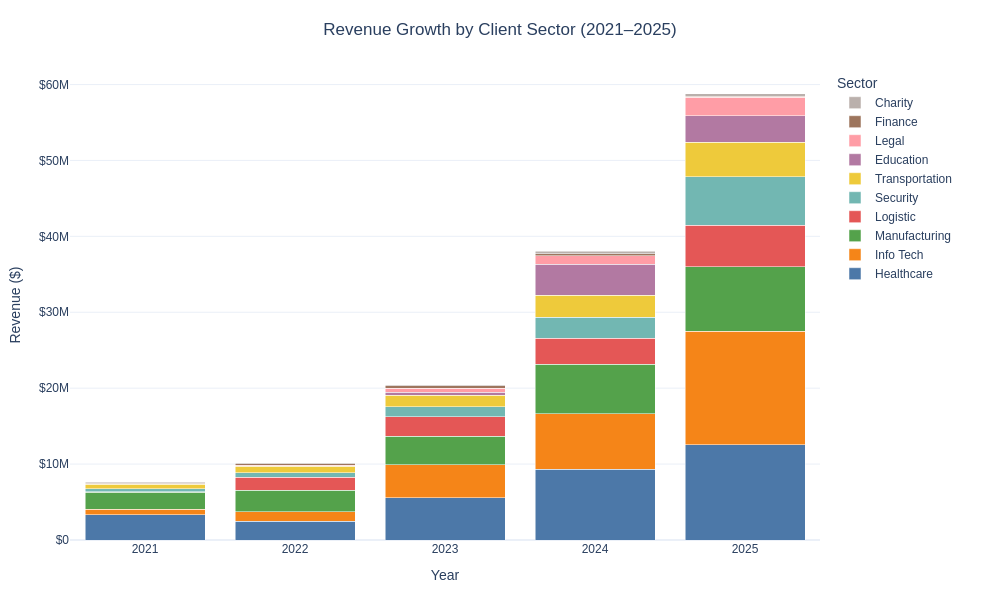

The notebook cell this image was saved under:
### Code cell
# ============================================================
# Cell: Graph 2 - Plotly Graph Objects Chart
# ============================================================

import plotly.graph_objects as go

# Colour palette
sector_colours = [
    "#4C78A8",
    "#F58518",
    "#54A24B",
    "#E45756",
    "#72B7B2",
    "#EECA3B",
    "#B279A2",
    "#FF9DA6",
    "#9D755D",
    "#BAB0AC"
]

fig = go.Figure()

for colour, sector in zip(sector_colours, sector_order_list):

    sector_data = sector_revenue[
        sector_revenue["SECTOR"] == sector
    ]

    fig.add_trace(
        go.Bar(
            x=sector_data["YEAR"],
            y=sector_data["REVENUE"],
            name=sector,
            marker_color=colour,
            hovertemplate=
            "<b>Year:</b> %{x}<br>" +
            "<b>Sector:</b> " + sector +
            "<br><b>Revenue:</b> $%{y:,.0f}<extra></extra>"
        )
    )

fig.update_layout(

    template="plotly_white",

    barmode="stack",

    width=1000,
    height=600,

    title=dict(
        text="Revenue Growth by Client Sector (2021–2025)",
        x=0.5
    ),

    font=dict(
        family="Arial",
        size=12
    ),

    xaxis=dict(
        title="Year",
        tickmode="linear"
    ),

    yaxis=dict(
        title="Revenue ($)",
        tickprefix="$",
        separatethousands=True
    ),

    hovermode="x unified",

    legend=dict(
        title="Sector",
        orientation="v",
        x=1.02,
        y=1
    ),

    margin=dict(
        l=70,
        r=180,
        t=70,
        b=60
    )
)

fig.show()

### Figure 1 — Plotly figure (JSON) as saved in the notebook; plotly's stock layout.template omitted (floating-point values rounded to 4 significant figures)
{"data": [{"hovertemplate": "<b>Year:</b> %{x}<br><b>Sector:</b> Healthcare<br><b>Revenue:</b> $%{y:,.0f}<extra></extra>", "marker": {"color": "#4C78A8"}, "name": "Healthcare", "type": "bar", "x": [2021, 2022, 2023, 2024, 2025], "y": [3303311, 2501465, 5541711, 9310477, 12559284]}, {"hovertemplate": "<b>Year:</b> %{x}<br><b>Sector:</b> Info Tech<br><b>Revenue:</b> $%{y:,.0f}<extra></extra>", "marker": {"color": "#F58518"}, "name": "Info Tech", "type": "bar", "x": [2021, 2022, 2023, 2024, 2025], "y": [778501, 1197280, 4345829, 7327168, 14935411]}, {"hovertemplate": "<b>Year:</b> %{x}<br><b>Sector:</b> Manufacturing<br><b>Revenue:</b> $%{y:,.0f}<extra></extra>", "marker": {"color": "#54A24B"}, "name": "Manufacturing", "type": "bar", "x": [2021, 2022, 2023, 2024, 2025], "y": [2184279, 2840468, 3774307, 6543621, 8496568]}, {"hovertemplate": "<b>Year:</b> %{x}<br><b>Sector:</b> Logistic<br><b>Revenue:</b> $%{y:,.0f}<extra></extra>", "marker": {"color": "#E45756"}, "name": "Logistic", "type": "bar", "x": [2021, 2022, 2023, 2024, 2025], "y": [118311, 1719579, 2554267, 3395355, 5489554]}, {"hovertemplate": "<b>Year:</b> %{x}<br><b>Sector:</b> Security<br><b>Revenue:</b> $%{y:,.0f}<extra></extra>", "marker": {"color": "#72B7B2"}, "name": "Security", "type": "bar", "x": [2021, 2022, 2023, 2024, 2025], "y": [356687, 605861, 1350226, 2736699, 6370119]}, {"hovertemplate": "<b>Year:</b> %{x}<br><b>Sector:</b> Transportation<br><b>Revenue:</b> $%{y:,.0f}<extra></extra>", "marker": {"color": "#EECA3B"}, "name": "Transportation", "type": "bar", "x": [2021, 2022, 2023, 2024, 2025], "y": [593863, 827984, 1527686, 2949773, 4524675]}, {"hovertemplate": "<b>Year:</b> %{x}<br><b>Sector:</b> Education<br><b>Revenue:</b> $%{y:,.0f}<extra></extra>", "marker": {"color": "#B279A2"}, "name": "Education", "type": "bar", "x": [2023, 2024, 2025], "y": [398986, 4038406, 3512226]}, {"hovertemplate": "<b>Year:</b> %{x}<br><b>Sector:</b> Legal<br><b>Revenue:</b> $%{y:,.0f}<extra></extra>", "marker": {"color": "#FF9DA6"}, "name": "Legal", "type": "bar", "x": [2022, 2023, 2024, 2025], "y": [185742, 493304, 1164044, 2410979]}, {"hovertemplate": "<b>Year:</b> %{x}<br><b>Sector:</b> Finance<br><b>Revenue:</b> $%{y:,.0f}<extra></extra>", "marker": {"color": "#9D755D"}, "name": "Finance", "type": "bar", "x": [2021, 2022, 2023, 2024, 2025], "y": [148180, 197313, 349899, 268821, 138115]}, {"hovertemplate": "<b>Year:</b> %{x}<br><b>Sector:</b> Charity<br><b>Revenue:</b> $%{y:,.0f}<extra></extra>", "marker": {"color": "#BAB0AC"}, "name": "Charity", "type": "bar", "x": [2021, 2022, 2023, 2024, 2025], "y": [98779, 94432, 133425, 304305, 383963]}], "layout": {"barmode": "stack", "font": {"family": "Arial", "size": 12}, "height": 600, "hovermode": "x unified", "legend": {"orientation": "v", "title": {"text": "Sector"}, "x": 1.02, "y": 1}, "margin": {"b": 60, "l": 70, "r": 180, "t": 70}, "title": {"text": "Revenue Growth by Client Sector (2021–2025)", "x": 0.5}, "width": 1000, "xaxis": {"tickmode": "linear", "title": {"text": "Year"}}, "yaxis": {"separatethousands": true, "tickprefix": "$", "title": {"text": "Revenue ($)"}}}}
